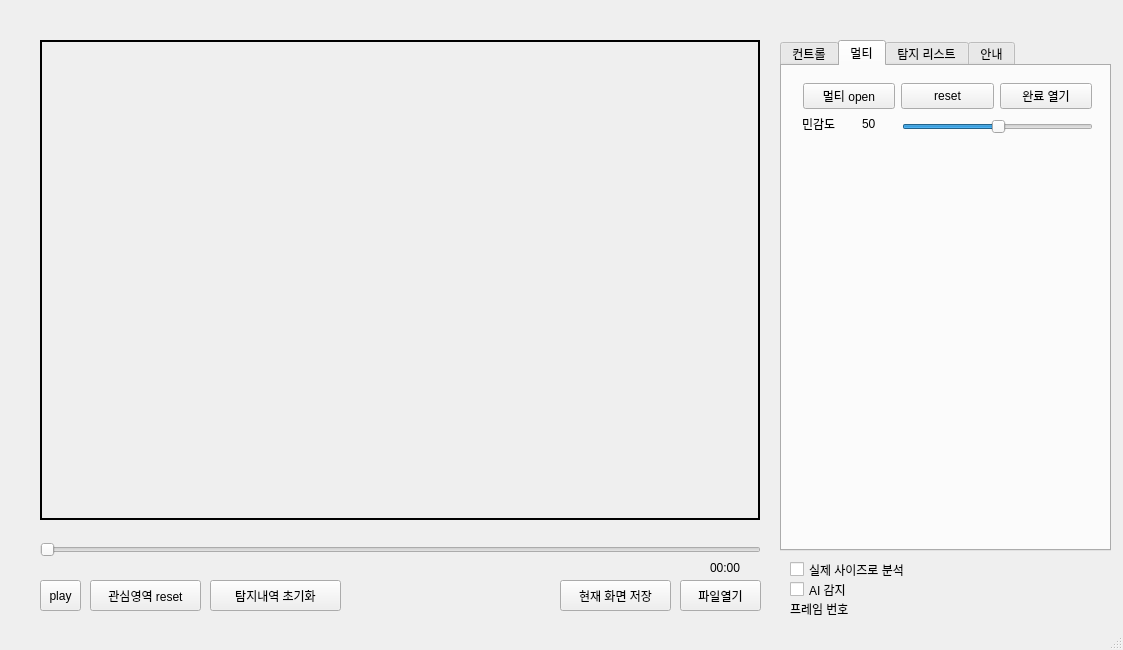
<?xml version="1.0" encoding="UTF-8"?>
<ui version="4.0">
 <class>MainWindow</class>
 <widget class="QMainWindow" name="MainWindow">
  <property name="geometry">
   <rect>
    <x>0</x>
    <y>0</y>
    <width>1123</width>
    <height>650</height>
   </rect>
  </property>
  <property name="windowTitle">
   <string>MainWindow</string>
  </property>
  <widget class="QWidget" name="centralwidget">
   <widget class="QSlider" name="playSlider">
    <property name="enabled">
     <bool>true</bool>
    </property>
    <property name="geometry">
     <rect>
      <x>40</x>
      <y>540</y>
      <width>721</width>
      <height>20</height>
     </rect>
    </property>
    <property name="orientation">
     <enum>Qt::Horizontal</enum>
    </property>
   </widget>
   <widget class="QPushButton" name="btn_region_reset">
    <property name="geometry">
     <rect>
      <x>90</x>
      <y>580</y>
      <width>111</width>
      <height>31</height>
     </rect>
    </property>
    <property name="text">
     <string>관심영역 reset</string>
    </property>
   </widget>
   <widget class="QPushButton" name="btn_fileopen">
    <property name="geometry">
     <rect>
      <x>680</x>
      <y>580</y>
      <width>81</width>
      <height>31</height>
     </rect>
    </property>
    <property name="text">
     <string>파일열기</string>
    </property>
   </widget>
   <widget class="QToolButton" name="btn_play">
    <property name="geometry">
     <rect>
      <x>40</x>
      <y>580</y>
      <width>41</width>
      <height>31</height>
     </rect>
    </property>
    <property name="text">
     <string>play</string>
    </property>
   </widget>
   <widget class="QLabel" name="label">
    <property name="geometry">
     <rect>
      <x>40</x>
      <y>40</y>
      <width>720</width>
      <height>480</height>
     </rect>
    </property>
    <property name="autoFillBackground">
     <bool>false</bool>
    </property>
    <property name="frameShape">
     <enum>QFrame::WinPanel</enum>
    </property>
    <property name="text">
     <string/>
    </property>
   </widget>
   <widget class="QLabel" name="playTimer">
    <property name="geometry">
     <rect>
      <x>710</x>
      <y>560</y>
      <width>64</width>
      <height>15</height>
     </rect>
    </property>
    <property name="text">
     <string>00:00</string>
    </property>
   </widget>
   <widget class="QPushButton" name="btn_init_detection">
    <property name="geometry">
     <rect>
      <x>210</x>
      <y>580</y>
      <width>131</width>
      <height>31</height>
     </rect>
    </property>
    <property name="text">
     <string>탐지내역 초기화</string>
    </property>
   </widget>
   <widget class="QPushButton" name="btn_page_print">
    <property name="geometry">
     <rect>
      <x>560</x>
      <y>580</y>
      <width>111</width>
      <height>31</height>
     </rect>
    </property>
    <property name="text">
     <string>현재 화면 저장</string>
    </property>
   </widget>
   <widget class="QTabWidget" name="tabWidget">
    <property name="geometry">
     <rect>
      <x>780</x>
      <y>40</y>
      <width>331</width>
      <height>511</height>
     </rect>
    </property>
    <property name="currentIndex">
     <number>1</number>
    </property>
    <widget class="QWidget" name="tab_control">
     <attribute name="title">
      <string>컨트롤</string>
     </attribute>
     <widget class="QWidget" name="verticalLayoutWidget">
      <property name="geometry">
       <rect>
        <x>10</x>
        <y>10</y>
        <width>311</width>
        <height>461</height>
       </rect>
      </property>
      <layout class="QVBoxLayout" name="frame_option">
       <property name="leftMargin">
        <number>0</number>
       </property>
       <property name="topMargin">
        <number>3</number>
       </property>
       <property name="bottomMargin">
        <number>3</number>
       </property>
      </layout>
     </widget>
    </widget>
    <widget class="QWidget" name="tab_multi">
     <attribute name="title">
      <string>멀티</string>
     </attribute>
     <widget class="QWidget" name="verticalLayoutWidget_3">
      <property name="geometry">
       <rect>
        <x>20</x>
        <y>90</y>
        <width>291</width>
        <height>381</height>
       </rect>
      </property>
      <layout class="QVBoxLayout" name="vLayout_dongzip_statusbar"/>
     </widget>
     <widget class="QPushButton" name="btn_dongzip_reset">
      <property name="geometry">
       <rect>
        <x>119</x>
        <y>17</y>
        <width>93</width>
        <height>26</height>
       </rect>
      </property>
      <property name="text">
       <string>reset</string>
      </property>
     </widget>
     <widget class="QPushButton" name="btn_dongzip_reset_2">
      <property name="geometry">
       <rect>
        <x>218</x>
        <y>17</y>
        <width>92</width>
        <height>26</height>
       </rect>
      </property>
      <property name="text">
       <string>완료 열기</string>
      </property>
     </widget>
     <widget class="QPushButton" name="btn_dongzip">
      <property name="geometry">
       <rect>
        <x>21</x>
        <y>17</y>
        <width>92</width>
        <height>26</height>
       </rect>
      </property>
      <property name="text">
       <string>멀티 open</string>
      </property>
     </widget>
     <widget class="QSlider" name="slider_multi_thr">
      <property name="geometry">
       <rect>
        <x>120</x>
        <y>50</y>
        <width>191</width>
        <height>22</height>
       </rect>
      </property>
      <property name="value">
       <number>50</number>
      </property>
      <property name="orientation">
       <enum>Qt::Horizontal</enum>
      </property>
     </widget>
     <widget class="QLabel" name="label_2">
      <property name="geometry">
       <rect>
        <x>20</x>
        <y>50</y>
        <width>81</width>
        <height>16</height>
       </rect>
      </property>
      <property name="text">
       <string>민감도</string>
      </property>
     </widget>
     <widget class="QLabel" name="label_3">
      <property name="geometry">
       <rect>
        <x>80</x>
        <y>50</y>
        <width>64</width>
        <height>15</height>
       </rect>
      </property>
      <property name="text">
       <string>50</string>
      </property>
     </widget>
    </widget>
    <widget class="QWidget" name="tab_detect">
     <attribute name="title">
      <string>탐지 리스트</string>
     </attribute>
     <widget class="QTableView" name="tableView">
      <property name="geometry">
       <rect>
        <x>10</x>
        <y>10</y>
        <width>311</width>
        <height>461</height>
       </rect>
      </property>
     </widget>
    </widget>
    <widget class="QWidget" name="tab_info">
     <attribute name="title">
      <string>안내</string>
     </attribute>
     <widget class="QTextBrowser" name="textBrowser">
      <property name="geometry">
       <rect>
        <x>10</x>
        <y>110</y>
        <width>311</width>
        <height>361</height>
       </rect>
      </property>
     </widget>
     <widget class="QLabel" name="label_xy">
      <property name="geometry">
       <rect>
        <x>10</x>
        <y>10</y>
        <width>299</width>
        <height>20</height>
       </rect>
      </property>
      <property name="text">
       <string>해상도</string>
      </property>
     </widget>
     <widget class="QLabel" name="label_fps">
      <property name="geometry">
       <rect>
        <x>10</x>
        <y>50</y>
        <width>299</width>
        <height>20</height>
       </rect>
      </property>
      <property name="text">
       <string>프레임/초</string>
      </property>
     </widget>
     <widget class="QLabel" name="label_roi">
      <property name="geometry">
       <rect>
        <x>10</x>
        <y>30</y>
        <width>299</width>
        <height>21</height>
       </rect>
      </property>
      <property name="text">
       <string>관심영역</string>
      </property>
     </widget>
     <widget class="QLabel" name="label_fps_2">
      <property name="geometry">
       <rect>
        <x>10</x>
        <y>70</y>
        <width>71</width>
        <height>20</height>
       </rect>
      </property>
      <property name="text">
       <string>제외목록</string>
      </property>
     </widget>
     <widget class="QLineEdit" name="lineEdit">
      <property name="geometry">
       <rect>
        <x>90</x>
        <y>70</y>
        <width>221</width>
        <height>21</height>
       </rect>
      </property>
     </widget>
    </widget>
   </widget>
   <widget class="QLabel" name="label_cap_num">
    <property name="geometry">
     <rect>
      <x>790</x>
      <y>600</y>
      <width>311</width>
      <height>18</height>
     </rect>
    </property>
    <property name="text">
     <string>프레임 번호</string>
    </property>
   </widget>
   <widget class="QCheckBox" name="check_realsize">
    <property name="enabled">
     <bool>true</bool>
    </property>
    <property name="geometry">
     <rect>
      <x>790</x>
      <y>560</y>
      <width>161</width>
      <height>19</height>
     </rect>
    </property>
    <property name="toolTip">
     <string>해상도가 높은 경우 실제 사이즈로 분석하면 느려질 수 있음</string>
    </property>
    <property name="text">
     <string>실제 사이즈로 분석</string>
    </property>
    <property name="checked">
     <bool>false</bool>
    </property>
   </widget>
   <widget class="QCheckBox" name="checkbox_yolo">
    <property name="geometry">
     <rect>
      <x>790</x>
      <y>580</y>
      <width>161</width>
      <height>19</height>
     </rect>
    </property>
    <property name="text">
     <string>AI 감지</string>
    </property>
    <property name="checked">
     <bool>false</bool>
    </property>
   </widget>
  </widget>
  <widget class="QStatusBar" name="statusbar">
   <property name="contextMenuPolicy">
    <enum>Qt::NoContextMenu</enum>
   </property>
  </widget>
 </widget>
 <resources/>
 <connections>
  <connection>
   <sender>btn_play</sender>
   <signal>clicked()</signal>
   <receiver>MainWindow</receiver>
   <slot>slot_btn_play()</slot>
   <hints>
    <hint type="sourcelabel">
     <x>76</x>
     <y>586</y>
    </hint>
    <hint type="destinationlabel">
     <x>142</x>
     <y>582</y>
    </hint>
   </hints>
  </connection>
  <connection>
   <sender>btn_region_reset</sender>
   <signal>clicked()</signal>
   <receiver>MainWindow</receiver>
   <slot>slot_btn_region_reset()</slot>
   <hints>
    <hint type="sourcelabel">
     <x>191</x>
     <y>636</y>
    </hint>
    <hint type="destinationlabel">
     <x>214</x>
     <y>633</y>
    </hint>
   </hints>
  </connection>
  <connection>
   <sender>btn_fileopen</sender>
   <signal>clicked()</signal>
   <receiver>MainWindow</receiver>
   <slot>slot_btn_fileopen()</slot>
   <hints>
    <hint type="sourcelabel">
     <x>165</x>
     <y>690</y>
    </hint>
    <hint type="destinationlabel">
     <x>215</x>
     <y>684</y>
    </hint>
   </hints>
  </connection>
  <connection>
   <sender>btn_dongzip_reset_2</sender>
   <signal>clicked()</signal>
   <receiver>MainWindow</receiver>
   <slot>slot_btn_open_complete()</slot>
   <hints>
    <hint type="sourcelabel">
     <x>1024</x>
     <y>106</y>
    </hint>
    <hint type="destinationlabel">
     <x>969</x>
     <y>632</y>
    </hint>
   </hints>
  </connection>
  <connection>
   <sender>btn_dongzip_reset</sender>
   <signal>clicked()</signal>
   <receiver>MainWindow</receiver>
   <slot>slot_btn_multi_reset()</slot>
   <hints>
    <hint type="sourcelabel">
     <x>936</x>
     <y>106</y>
    </hint>
    <hint type="destinationlabel">
     <x>665</x>
     <y>641</y>
    </hint>
   </hints>
  </connection>
  <connection>
   <sender>btn_dongzip</sender>
   <signal>clicked()</signal>
   <receiver>MainWindow</receiver>
   <slot>slot_btn_multi_open()</slot>
   <hints>
    <hint type="sourcelabel">
     <x>848</x>
     <y>106</y>
    </hint>
    <hint type="destinationlabel">
     <x>727</x>
     <y>605</y>
    </hint>
   </hints>
  </connection>
  <connection>
   <sender>btn_init_detection</sender>
   <signal>clicked()</signal>
   <receiver>MainWindow</receiver>
   <slot>slot_btn_df_reset()</slot>
   <hints>
    <hint type="sourcelabel">
     <x>316</x>
     <y>588</y>
    </hint>
    <hint type="destinationlabel">
     <x>356</x>
     <y>572</y>
    </hint>
   </hints>
  </connection>
  <connection>
   <sender>btn_page_print</sender>
   <signal>clicked()</signal>
   <receiver>MainWindow</receiver>
   <slot>slot_btn_print()</slot>
   <hints>
    <hint type="sourcelabel">
     <x>617</x>
     <y>592</y>
    </hint>
    <hint type="destinationlabel">
     <x>542</x>
     <y>593</y>
    </hint>
   </hints>
  </connection>
  <connection>
   <sender>slider_multi_thr</sender>
   <signal>sliderMoved(int)</signal>
   <receiver>MainWindow</receiver>
   <slot>thr_slider_move_moved()</slot>
   <hints>
    <hint type="sourcelabel">
     <x>1062</x>
     <y>127</y>
    </hint>
    <hint type="destinationlabel">
     <x>1084</x>
     <y>12</y>
    </hint>
   </hints>
  </connection>
 </connections>
 <slots>
  <slot>slot_btn_pageprint()</slot>
  <slot>slot_btn_play()</slot>
  <slot>slot_btn_region_reset()</slot>
  <slot>slot_btn_fileopen()</slot>
  <slot>slot_btn_init_detection()</slot>
  <slot>slot_btn_open_complete()</slot>
  <slot>slot_btn_bike()</slot>
  <slot>slot_btn_multi_open()</slot>
  <slot>slot_btn_multi_reset()</slot>
  <slot>slot_btn_df_reset()</slot>
  <slot>slot_btn_print()</slot>
  <slot>thr_slider_move_moved()</slot>
 </slots>
</ui>
